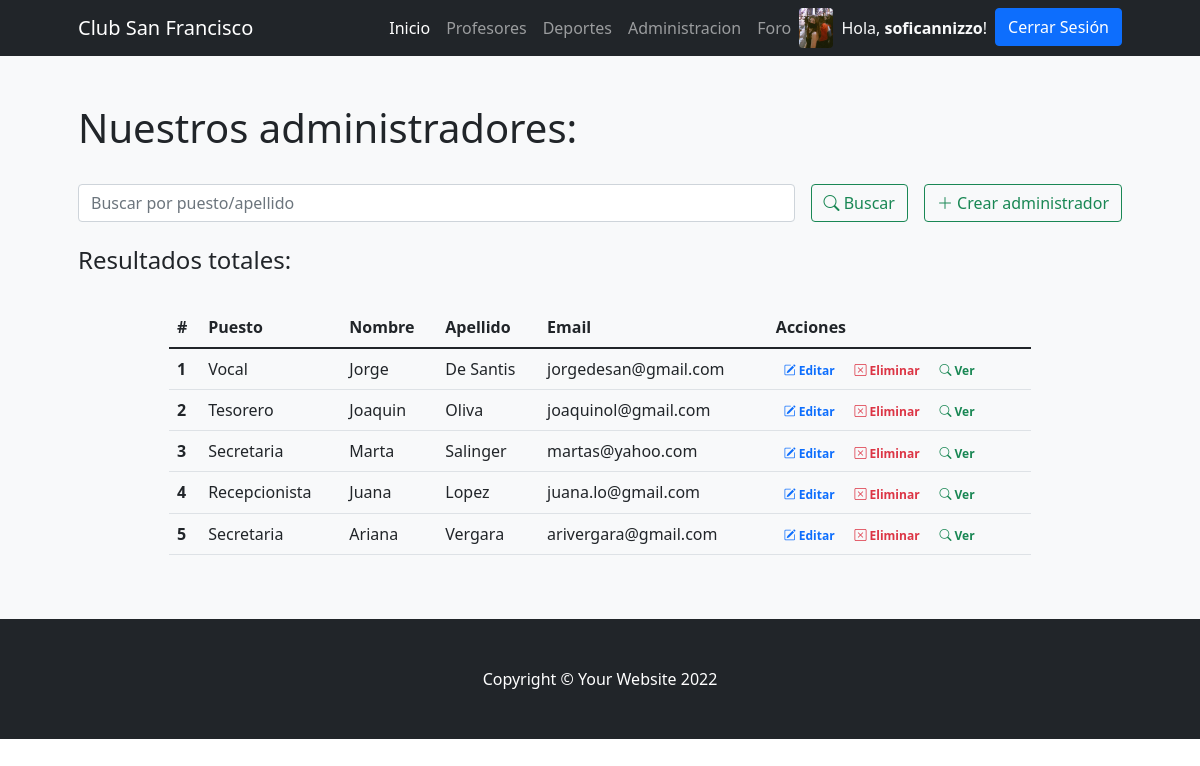
Page /PrimeraEntregaFinalApp/administracion (signed in) on the committed database.
### PrimeraEntregaFinalApp/models.py (models this page shows)
class Avatar(models.Model):
    usuario = models.OneToOneField(User, on_delete=models.CASCADE)
    imagen = models.ImageField(upload_to='avatar/', blank=True, null=True)

class Administrador(models.Model):
    puesto = models.CharField(max_length=100)
    nombre = models.CharField(max_length=20)
    apellido = models.CharField(max_length=30)
    email = models.EmailField()

### PrimeraEntregaFinalApp/views.py (the view)
# urls.py: path('administracion', views.administracion, name="administracion"),
@login_required
def administracion(request):
    if request.method == "POST":
        search = request.POST["search"]
        if search != "":
            administracion = Administrador.objects.filter( Q(puesto__icontains=search) | Q(apellido__icontains=search) ).values()
            return render(request, "PrimeraEntregaFinalApp/administracion.html",{"administracion":administracion, "search":True, "busqueda":search})
    administracion = Administrador.objects.all()
    print(administracion)
    return render(request, "PrimeraEntregaFinalApp/administracion.html", {"administracion": administracion})

### PrimeraEntregaFinalApp/templates/PrimeraEntregaFinalApp/administracion.html (shortened to what this page needs)
{%extends 'base.html'%}
{%load static%}
{%block contenidoPagina%}
<section class="bg-light py-5">
    <div class="container px-5">
        <h1>Nuestros administradores:</h1>
        <br>
        <div class="row gx-5 justify-content-center">
            <div class="col-lg-12">
                <form class="d-flex my-2 my-lg-0" action="" method="post">
                    <input class="flex-grow-0 form-control mr-sm-2" type="search" name="search" placeholder="Buscar por puesto/apellido" aria-label="Search">
                    <button class="btn btn-outline-success text-nowrap ms-3 my-2 my-sm-0" type="submit"> <i class="bi bi-search"></i> Buscar</button>
                    <a class="btn btn-outline-success text-nowrap ms-3 my-2 my-sm-0" href="{% url 'crear_admin' %}"> <i class="bi bi-plus-lg"></i> Crear administrador</a>
                </form>
            </div>
        </div>
        <br>
        <h4>Resultados
            {% if search %}
                para "{{busqueda}}":
            {% else %}
                totales:
            {% endif %}
        </h4>
        <br>
        <div class="row gx-5 justify-content-center">
            <div class="col-lg-10 table-responsive">
                <table class="table table-theme">
                    <thead>
                        <tr>
                            <th scope="col">#</th>
                            <th scope="col">Puesto</th>
                            <th scope="col">Nombre</th>
                            <th scope="col">Apellido</th>
                            <th scope="col">Email</th>
                            <th scope="col">Acciones</th>
                        </tr>
                    </thead>
                    <tbody>
                        {% for admin in administracion %}
                            <tr>
                                <th scope="row">{{forloop.counter}}</th>
                                <td>{{admin.puesto}}</td>
                                <td>{{admin.nombre}}</td>
                                <td>{{admin.apellido}}</td>
                                <td>{{admin.email}}</td>
                                <td>
                                    <a href="{% url 'editar_admin' admin.id %}" class="text-primary badge badge-primary text-decoration-none"> <i class="bi bi-pencil-square"></i> Editar</a>
                                    <a href="{% url 'eliminar_admin' admin.id %}" class="text-danger badge badge-danger text-decoration-none"> <i class="bi bi-x-square"></i> Eliminar</a>
                                    <a href="{% url 'admin_detail' admin.id %}" class="text-success badge badge-success text-decoration-none"> <i class="bi bi-search"></i> Ver</a>
                                </td>
                            </tr>
                        {% endfor %}
                    </tbody>
                </table>
            </div>
        </div>
    </div>
</section>
{% endblock %}

### PrimeraEntregaFinalApp/templates/PrimeraEntregaFinalApp/base.html (shortened to what this page needs)
{% load static %}
<!DOCTYPE html>
<html lang="es">
    <head>
        <link rel="stylesheet" href="https://cdn.jsdelivr.net/npm/bootstrap-icons@1.8.3/font/bootstrap-icons.css">
        <link href="{% static 'css/styles.css' %}" rel="stylesheet" />
    </head>
    <body>
        <nav class="navbar navbar-expand-lg navbar-dark bg-dark">
            <div class="container px-5">
                <a class="navbar-brand" href="{% url 'inicio' %}">Club San Francisco</a>
                <div class="collapse navbar-collapse" id="navbarSupportedContent">
                    <ul class="navbar-nav ms-auto mb-2 mb-lg-0">
                        <li class="nav-item"><a class="nav-link active" aria-current="page" href="{% url 'inicio' %}">Inicio</a></li>
                        <li class="nav-item"><a class="nav-link" href="{% url 'profesores' %}">Profesores</a></li>
                        <li class="nav-item"><a class="nav-link" href="{% url 'deportes' %}">Deportes</a></li>
                        {% if user.is_authenticated %}
                            <li class="nav-item"><a class="nav-link" href="{% url 'administracion' %}">Administracion</a></li>
                            <li class="nav-item"><a class="nav-link" href="{% url 'foro' %}">Foro</a></li>
                        {% endif %}
                        {% if user.is_authenticated %}
                            {% if user.avatar.imagen.url %}
                                <img class="rounded" src="{{ user.avatar.imagen.url }}" alt="" srcset="" style="height: 40px;">
                            {% else %}
                                <i class="bi bi-person-circle text-light my-2"></i>
                            {% endif %}
                            <li class="nav-item"><p class="text-light my-2 mx-2"> Hola, <b>{{user.username}}</b>!</p></li>
                            <li class="nav-item"><a class="btn btn-primary" href="{% url 'logout' %}">Cerrar Sesión</a></li>
                        {% else %}
                            <li class="nav-item"><a class="btn btn-primary mx-2" href="{% url 'login' %}">Iniciar Sesión</a></li>
                            <li class="nav-item"><a class="btn btn-outline-primary" href="{% url 'register' %}">Registrarse</a></li>
                        {% endif %}
                    </ul>
                </div>
            </div>
        </nav>
        {% block contenidoPagina %}
        {% endblock %}
        <footer class="py-5 bg-dark footer">
            <div class="container px-5"><p class="m-0 text-center text-white">Copyright &copy; Your Website 2022</p></div>
        </footer>
    </body>
</html>

### rows in the picture
Administrador: puesto "Vocal", nombre "Jorge", apellido "De Santis", email "jorgedesan@gmail.com"
Administrador: puesto "Tesorero", nombre "Joaquin", apellido "Oliva", email "joaquinol@gmail.com"
Administrador: puesto "Secretaria", nombre "Marta", apellido "Salinger", email "martas@yahoo.com"
Administrador: puesto "Recepcionista", nombre "Juana", apellido "Lopez", email "juana.lo@gmail.com"
Administrador: puesto "Secretaria", nombre "Ariana", apellido "Vergara", email "arivergara@gmail.com"

### other values in the picture
{{ user.username }} "soficannizzo"
